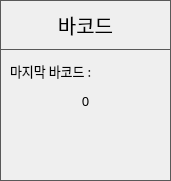
    <widget class="QFrame" name="FRAME_BARCODE">
     <property name="geometry">
      <rect>
       <x>870</x>
       <y>760</y>
       <width>171</width>
       <height>181</height>
      </rect>
     </property>
     <property name="styleSheet">
      <string notr="true">QFrame { 
   border: 1px solid #595959 
} 
QLabel {
	font: 10pt &quot;함초롬돋움&quot;;
}
QPushButton {
	border:1px solid #595959;
	font: 15pt &quot;함초롬돋움&quot;; 
}
QLineEdit {
	font: 10pt &quot;함초롬돋움&quot;;
}</string>
     </property>
     <property name="frameShape">
      <enum>QFrame::StyledPanel</enum>
     </property>
     <property name="frameShadow">
      <enum>QFrame::Raised</enum>
     </property>
     <widget class="QPushButton" name="BTN_DEV_INFO_BARCODE">
      <property name="geometry">
       <rect>
        <x>0</x>
        <y>0</y>
        <width>171</width>
        <height>50</height>
       </rect>
      </property>
      <property name="font">
       <font>
        <family>함초롬돋움</family>
        <pointsize>15</pointsize>
        <weight>50</weight>
        <italic>false</italic>
        <bold>false</bold>
       </font>
      </property>
      <property name="text">
       <string>바코드</string>
      </property>
     </widget>
     <widget class="QLabel" name="label_17">
      <property name="geometry">
       <rect>
        <x>10</x>
        <y>60</y>
        <width>111</width>
        <height>21</height>
       </rect>
      </property>
      <property name="font">
       <font>
        <family>함초롬돋움</family>
        <pointsize>10</pointsize>
        <weight>50</weight>
        <italic>false</italic>
        <bold>false</bold>
       </font>
      </property>
      <property name="styleSheet">
       <string notr="true">QLabel{ 
   border: 0px solid
} </string>
      </property>
      <property name="text">
       <string>마지막 바코드 :</string>
      </property>
      <property name="alignment">
       <set>Qt::AlignLeading|Qt::AlignLeft|Qt::AlignVCenter</set>
      </property>
     </widget>
     <widget class="QLabel" name="LB_BARCODE_LAST_DATA">
      <property name="geometry">
       <rect>
        <x>10</x>
        <y>90</y>
        <width>151</width>
        <height>21</height>
       </rect>
      </property>
      <property name="font">
       <font>
        <family>함초롬돋움</family>
        <pointsize>10</pointsize>
        <weight>50</weight>
        <italic>false</italic>
        <bold>false</bold>
       </font>
      </property>
      <property name="styleSheet">
       <string notr="true">QLabel{ 
   border: 0px solid
} </string>
      </property>
      <property name="text">
       <string>0</string>
      </property>
      <property name="alignment">
       <set>Qt::AlignCenter</set>
      </property>
     </widget>
    </widget>
